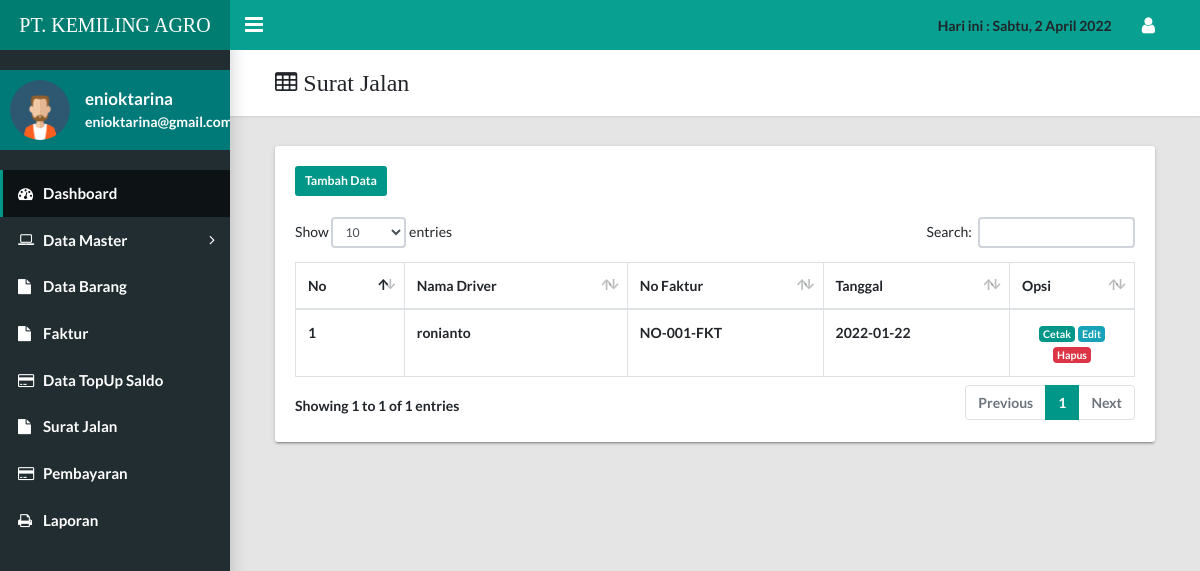
Page /admin/suratjalan/index.php (signed in) on the earlier database version.
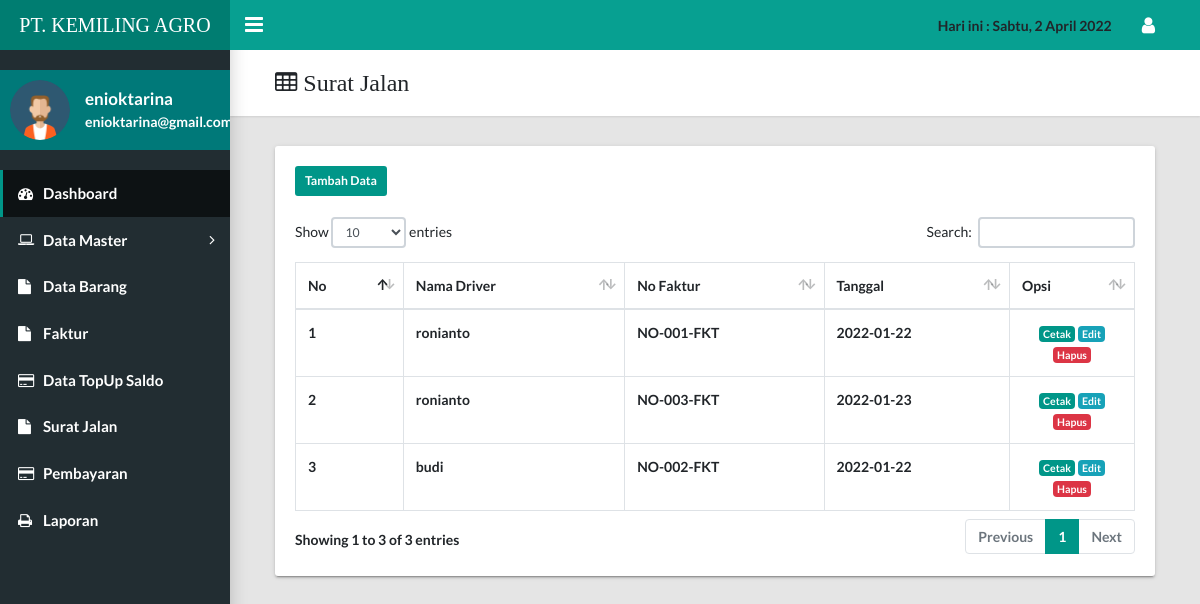
Same page on the later database version.
### tables this page shows
CREATE TABLE `surat_jalan` (
  `id_surat_jalan` int(11) NOT NULL,
  `id_driver` int(11) NOT NULL,
  `no_faktur` varchar(250) NOT NULL,
  `tanggal_jalan` date NOT NULL,
  `tujuan` text NOT NULL,
  `status_jalan` text NOT NULL
);

CREATE TABLE `data_driver` (
  `id_driver` int(11) NOT NULL,
  `no_pegawai` varchar(250) NOT NULL,
  `nama` varchar(100) NOT NULL,
  `no_hp` varchar(16) NOT NULL,
  `alamat` text NOT NULL,
  `no_polisi` varchar(20) NOT NULL
);

CREATE TABLE `pembayaran` (
  `id_pembayaran` int(11) NOT NULL,
  `no_faktur` varchar(250) NOT NULL,
  `id_transaksi` int(11) NOT NULL,
  `total_bayar` int(11) NOT NULL,
  `tanggal_bayar` date NOT NULL,
  `status_pembayaran` text NOT NULL
);

### admin/suratjalan/index.php (the view, shortened to what this page needs)
<?php
include "../../koneksi.php";
$username = $_SESSION['username'];
$sql = mysqli_query($koneksi,"SELECT * FROM user where username = '$username'") or die (mysqli_error($con));
$data = mysqli_fetch_array($sql);
?>
<!DOCTYPE html>
<html lang="en">
  <head>
    <link rel="stylesheet" type="text/css" href="../../style/css/main.css">
    <link rel="stylesheet" type="text/css" href="https://maxcdn.bootstrapcdn.com/font-awesome/4.7.0/css/font-awesome.min.css">
  </head>
  <body class="app sidebar-mini">
    <header class="app-header"><a class="app-header__logo" href="index.html">PT. KEMILING AGRO</a>
      <a class="app-sidebar__toggle" href="#" data-toggle="sidebar" aria-label="Hide Sidebar"></a>
      <ul class="app-nav">
      <li class="app-search">
      <b>Hari ini :
                        <?php
                            function tanggal($format,$nilai="now"){
                                $en=array("Sun","Mon","Tue","Wed","Thu","Fri","Sat","Jan","Feb",
                                "Mar","Apr","May","Jun","Jul","Aug","Sep","Oct","Nov","Dec");
                                $id=array("Minggu","Senin","Selasa","Rabu","Kamis","Jumat","Sabtu",
                                "Jan","Feb","Maret","April","Mei","Juni","Juli","Agustus","September",
                                "Oktober","November","Desember");
                                return str_replace($en,$id,date($format,strtotime($nilai)));
                            }
                            echo tanggal("D, j M Y");
                        ?>
                    <li class="dropdown"><a class="app-nav__item" href="#" data-toggle="dropdown" aria-label="Open Profile Menu"><i class="fa fa-user fa-lg"></i></a>
        </li>
      </ul>
    </header>
        <aside class="app-sidebar">
          <div class="app-sidebar__user"><img class="app-sidebar__user-avatar" src="../admin.png" width="60px" alt="User Image">
            <div>
              <p class="app-sidebar__user-name"><?php echo $data['nama']; ?></p>
              <p class="app-sidebar__user-designation"><?php echo $data['email']; ?></p>
            </div>
          </div>
                    <?php require_once '../navbar.php'; ?>
    <main class="app-content">
      <div class="app-title">
      <div class="col-md-12">
            <h1 class="fa fa-table"> Surat Jalan</h1>
    </div>
</div>
<div class="col-md-12">
              <div class="tile">
                <div class="panel-heading"><a href="tambah.php" class="btn btn-primary btn-sm">Tambah Data</a></div>
                <br>
                <div class="panel-body">
                <div class="tile-body">
              <div class="table-responsive">
                <table class="table table-hover table-bordered" id="sampleTable">
                            <thead>
                                <tr>
                                    <th>No</th>
                                    <th>Nama Driver</th>
                                    <th>No Faktur</th>
                                    <th>Tanggal</th>
                                    <th>Opsi</th>
                                </tr>
                            </thead>
                            <tbody>
                            <?php
                            $no = 1;
                            $sql1 = mysqli_query($koneksi, "SELECT * FROM surat_jalan INNER JOIN data_driver ON surat_jalan.id_driver = data_driver.id_driver INNER JOIN pembayaran ON surat_jalan.no_faktur = pembayaran.no_faktur") or die ($db->error);
                            while( $suratjalan = mysqli_fetch_array($sql1)) { ?>
                                <tr>
                                    <td><?php echo $no++; ?></td>
                                    <td><?php echo $suratjalan['nama']; ?></td>
                                    <td><?php echo $suratjalan['no_faktur']; ?></td>
                                    <td><?php echo $suratjalan['tanggal_jalan']; ?></td>
                                    <td align="center" width="100px">
                                    <a href="cetak.php?id_surat_jalan=<?= $suratjalan['id_surat_jalan'] ?>" class="badge badge-primary">Cetak</a>
                                    <a href="edit.php?id_surat_jalan=<?= $suratjalan['id_surat_jalan'] ?>" class="badge badge-info">Edit</a>
                                        <a onclick="return confirm('Yakin akan menghapus data?');" href="hapus.php?id_surat_jalan=<?= $suratjalan['id_surat_jalan'] ?>" class="badge badge-danger">Hapus</a>
                                    </td>
                                </tr>
                            <?php
                            } ?>
                            </tbody>
                        </table>
                    </div>
                </div>
            </div>
        </div>
    </main>
  </body>
</html>

Differences in the rows shown:
added surat_jalan: id_driver.nama "ronianto", pembayaran.no_faktur "NO-003-FKT", tanggal_jalan "2022-01-23"
added surat_jalan: id_driver.nama "budi", pembayaran.no_faktur "NO-002-FKT", tanggal_jalan "2022-01-22"
Other differences:
text written by a page script: "Show entries Search: Showing 1 to 1 of 1 entries Previous 1 Next" → "Show entries Search: Showing 1 to 3 of 3 entries Previous 1 Next"
